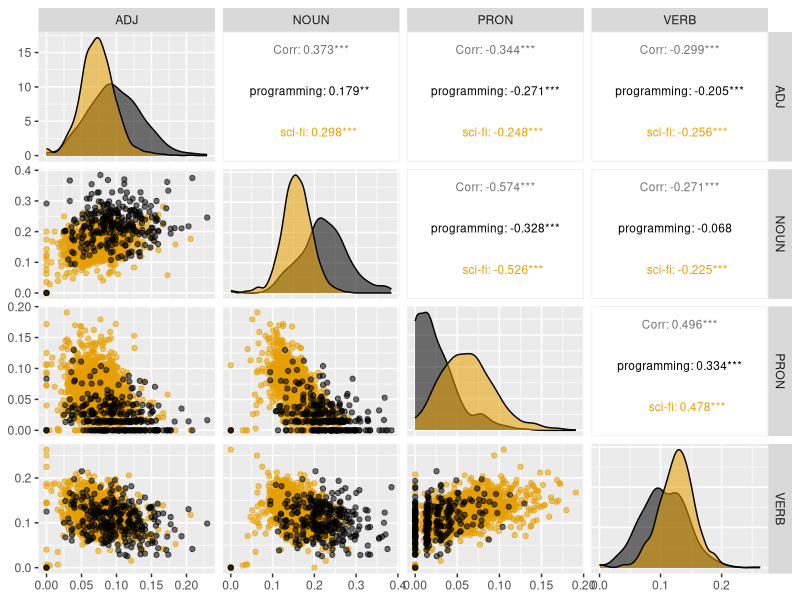

This figure's R source:
## ---- chunk 1
library(knitr)
library(tidyverse)
library(ggthemes)
library(GGally)
opts_chunk$set(echo = TRUE, message = F, warning = F)
## ---- chunk 2
#read data in
book_descriptions <- read_csv("data_raw/module_4_data/book_data.csv")
glimpse(book_descriptions)
## ---- chunk 3
#if you just add scale_color_colorblind, you will only change scatterplot colors
#you need to make the fill color also colorblind
ggpairs(book_descriptions,
        columns = c("ADJ", "NOUN", "PRON", "VERB"),
        aes(color = type, alpha = .3),
        upper = list(continuous = wrap("cor", size = 3))) +
  scale_color_colorblind() +
  scale_fill_colorblind()
